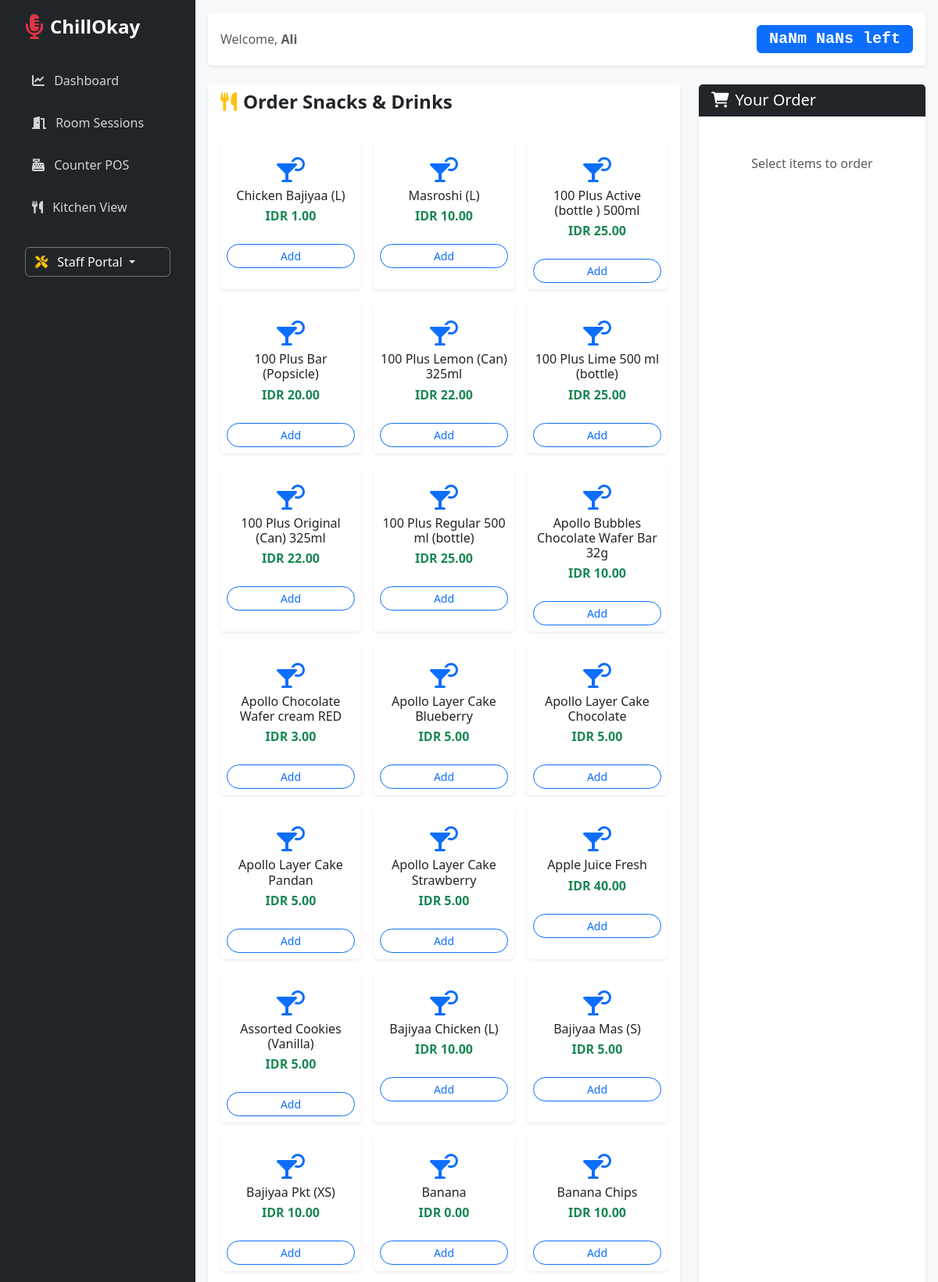
Page /karaoke/tablet-order/1/ (upper part) on the committed database.
### karaoke/models.py (models this page shows, shortened)
class RoomSession(models.Model):
    STATUS_CHOICES = [
        ('Booked', 'Booked'),
        ('Active', 'Active'),
        ('Paused', 'Paused'),
        ('Completed', 'Completed'),
        ('Cancelled', 'Cancelled'),
    ]
    outlet = models.ForeignKey(Outlet, on_delete=models.CASCADE, related_name='karaoke_sessions', null=True)
    room = models.ForeignKey(Room, on_delete=models.CASCADE, related_name='sessions')
    customer = models.ForeignKey(Customer, on_delete=models.SET_NULL, null=True, blank=True)
    customer_name = models.CharField(max_length=200, blank=True, null=True)
    booked_at = models.DateTimeField(auto_now_add=True)
    started_at = models.DateTimeField(null=True, blank=True, help_text="When session actually started")
    paused_at = models.DateTimeField(null=True, blank=True, help_text="When session was paused")
    ended_at = models.DateTimeField(null=True, blank=True, help_text="When session was ended/closed")
    booked_duration_minutes = models.IntegerField(default=60)
    actual_duration_minutes = models.IntegerField(default=0)
    total_pause_minutes = models.IntegerField(default=0)
    extra_time_minutes = models.IntegerField(default=0)
    base_rate = models.DecimalField(max_digits=10, decimal_places=2, default=100)
    room_charge = models.DecimalField(max_digits=10, decimal_places=2, default=0)
    extra_time_charge = models.DecimalField(max_digits=10, decimal_places=2, default=0)
    food_beverage_charge = models.DecimalField(max_digits=10, decimal_places=2, default=0)
    total_charge = models.DecimalField(max_digits=10, decimal_places=2, default=0)
    status = models.CharField(max_length=20, choices=STATUS_CHOICES, default='Booked')
    notes = models.TextField(blank=True, null=True)
    class Meta:
        ordering = ['-started_at']

### core/models.py (models this page shows, shortened)
class Product(models.Model):
    outlet = models.ForeignKey(Outlet, on_delete=models.CASCADE, related_name='products', null=True)
    name = models.CharField(max_length=200)
    sku = models.CharField(max_length=50, null=True, blank=True)
    category = models.CharField(max_length=100, blank=True, null=True)
    cost_price = models.DecimalField(max_digits=10, decimal_places=2, default=0.00)
    selling_price = models.DecimalField(max_digits=10, decimal_places=2)
    current_stock_level = models.IntegerField(default=0)
    is_favorite = models.BooleanField(default=False)
    image = models.ImageField(upload_to='products/', blank=True, null=True)

### karaoke/views.py (the view)
# urls.py: path('tablet-order/<int:session_id>/', views.customer_tablet_order, name='tablet_order'),
def customer_tablet_order(request, session_id):
    session = get_object_or_404(RoomSession, id=session_id, status__in=['Booked', 'Active', 'Paused'])
    products = Product.objects.filter(outlet=session.outlet).exclude(category='Room Rate')
    return render(request, 'karaoke/tablet_order.html', {'session': session, 'products': products})

### karaoke/templates/karaoke/tablet_order.html (shortened to what this page needs)
{% extends 'base.html' %}
{% block content %}
<div class="container-fluid bg-light min-vh-100 p-3">
    <div class="d-flex justify-content-between align-items-center mb-4 bg-white p-3 rounded shadow-sm">
        <div>
            <p class="text-muted mb-0">Welcome, <strong>{{ session.customer_name }}</strong></p>
        </div>
        <div class="text-end">
            <span class="badge bg-primary fs-5 px-3 py-2" id="tabletTimer">Loading...</span>
        </div>
    </div>
    <div class="row">
        <div class="col-md-8">
            <div class="card border-0 shadow-sm">
                <div class="card-header bg-white border-0">
                    <h4 class="fw-bold"><i class="fas fa-utensils me-2 text-warning"></i>Order Snacks & Drinks</h4>
                </div>
                <div class="card-body" style="max-height: 70vh; overflow-y: auto;">
                    <div class="row g-3">
                        {% for product in products %}
                        <div class="col-6 col-lg-4">
                            <div class="card h-100 border-0 shadow-sm text-center p-2 product-card"
                                 onclick="addToTabletCart('{{ product.id }}', '{{ product.name }}', '{{ product.selling_price }}')">
                                <div class="py-3">
                                    <i class="fas fa-cocktail fa-2x text-primary mb-2"></i>
                                    <h6 class="mb-1">{{ product.name }}</h6>
                                    <p class="text-success fw-bold mb-0">IDR {{ product.selling_price }}</p>
                                </div>
                                <button class="btn btn-sm btn-outline-primary rounded-pill mt-2">Add</button>
                            </div>
                        </div>
                        {% endfor %}
                    </div>
                </div>
            </div>
        </div>
        <div class="col-md-4">
            <div class="card border-0 shadow-sm h-100">
                <div class="card-header bg-dark text-white">
                    <h5 class="mb-0"><i class="fas fa-shopping-cart me-2"></i>Your Order</h5>
                </div>
                <div class="card-body p-0">
                    <div id="tabletCartItems" class="list-group list-group-flush" style="min-height: 200px;">
                        <div class="text-center py-5 text-muted empty-msg">
                            <p>Select items to order</p>
                        </div>
                    </div>
                </div>
            </div>
        </div>
    </div>
</div>
{% endblock %}

### core/templates/base.html (style rules this page uses)
body { background-color: #f8f9fa; }

### karaoke/templates/karaoke/tablet_order.html (style rules this page uses)
.product-card { cursor: pointer; transition: 0.2s; }
.badge { font-family: monospace; }

### rows in the picture
RoomSession: customer_name "Ali"
Product: name "Chicken Bajiyaa (L)", selling_price "1.00"
Product: name "Masroshi (L)", selling_price "10.00"
Product: name "100 Plus Active (bottle ) 500ml", selling_price "25.00"
Product: name "100 Plus Bar (Popsicle)", selling_price "20.00"
Product: name "100 Plus Lemon (Can) 325ml", selling_price "22.00"
Product: name "100 Plus Lime 500 ml (bottle)", selling_price "25.00"
Product: name "100 Plus Original (Can) 325ml", selling_price "22.00"
Product: name "100 Plus Regular 500 ml (bottle)", selling_price "25.00"
Product: name "Apollo Bubbles Chocolate Wafer Bar 32g", selling_price "10.00"
Product: name "Apollo Chocolate Wafer cream RED", selling_price "3.00"
Product: name "Apollo Layer Cake Blueberry", selling_price "5.00"
Product: name "Apollo Layer Cake Chocolate", selling_price "5.00"
Product: name "Apollo Layer Cake Pandan", selling_price "5.00"
Product: name "Apollo Layer Cake Strawberry", selling_price "5.00"
Product: name "Apple Juice Fresh", selling_price "40.00"
Product: name "Assorted Cookies (Vanilla)", selling_price "5.00"
Product: name "Bajiyaa Chicken (L)", selling_price "10.00"
Product: name "Bajiyaa Mas (S)", selling_price "5.00"
Product: name "Bajiyaa Pkt (XS)", selling_price "10.00"
Product: name "Banana", selling_price "0.00"
Product: name "Banana Chips", selling_price "10.00"
